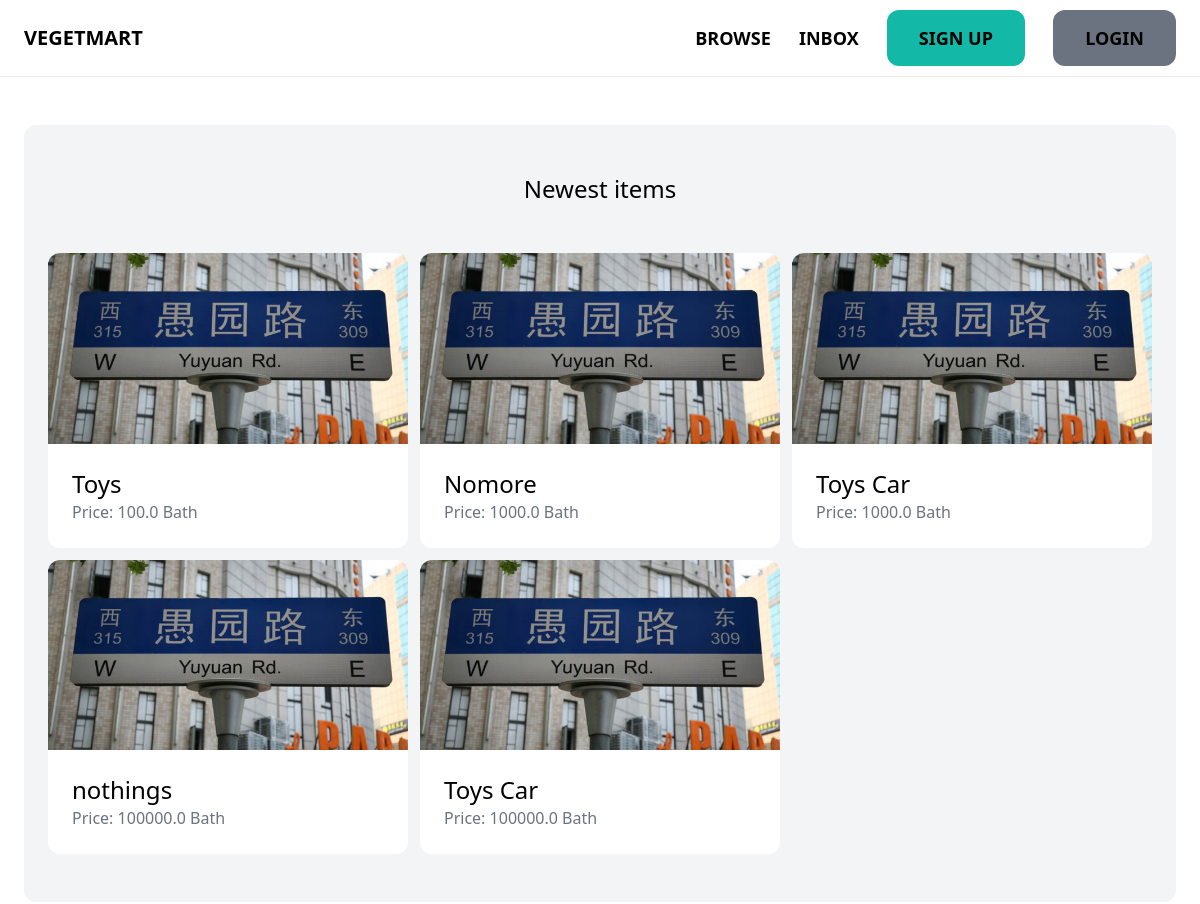
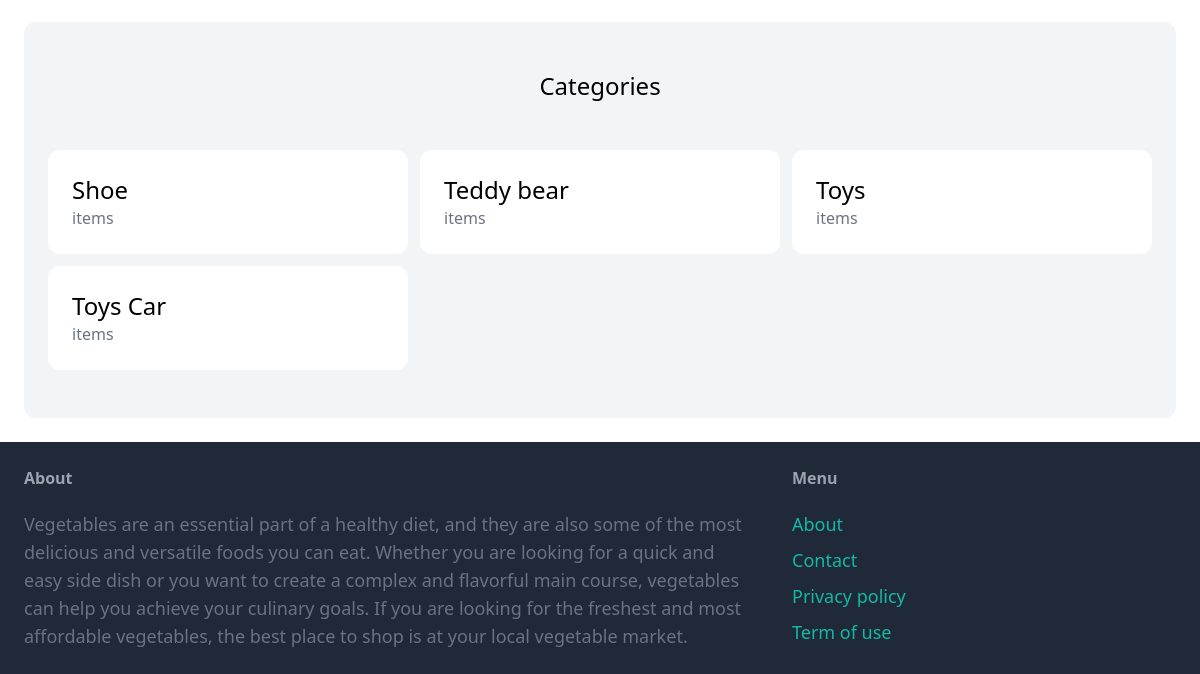
Before: / with the older database file (2 pictures, top to bottom).
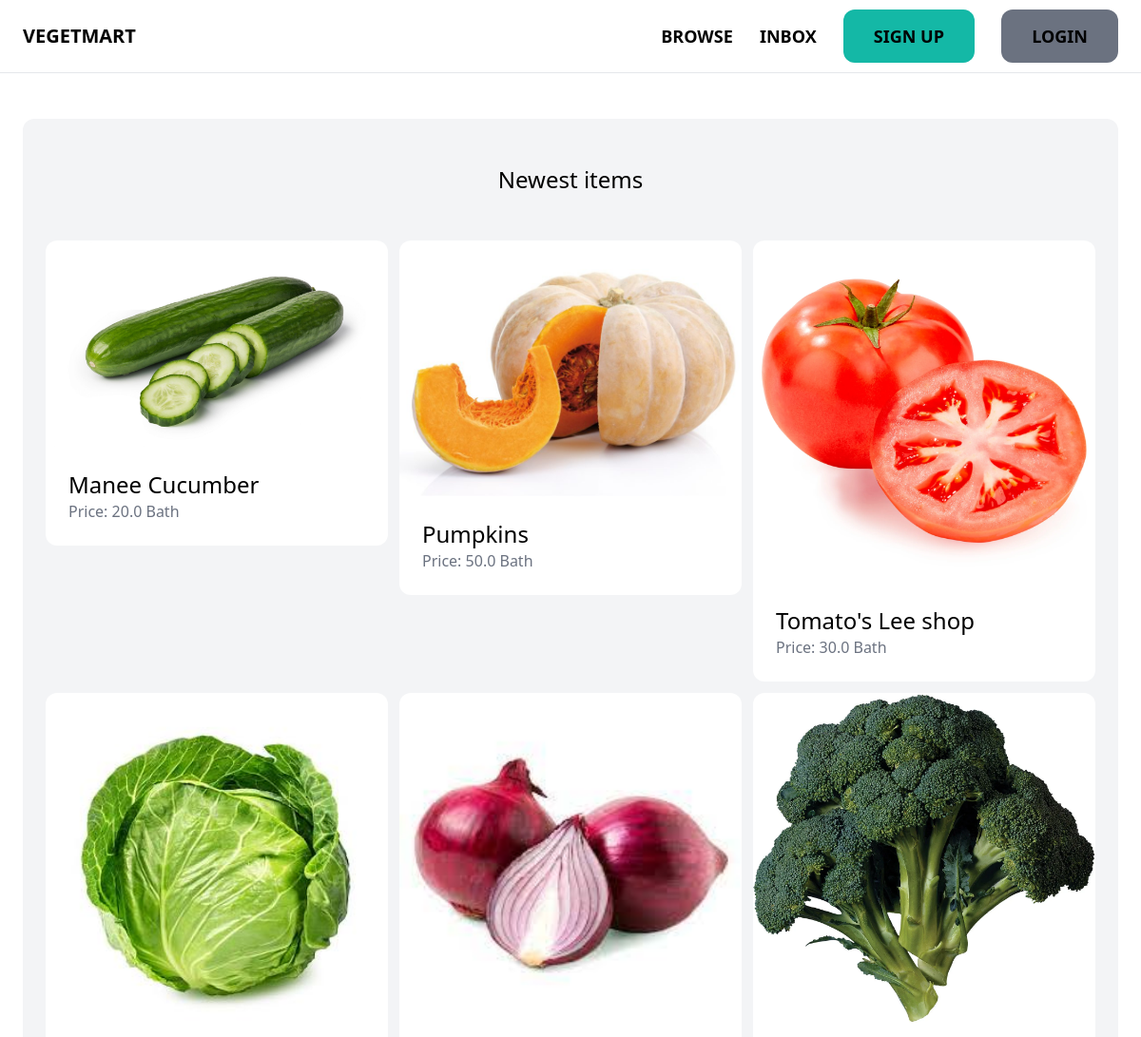
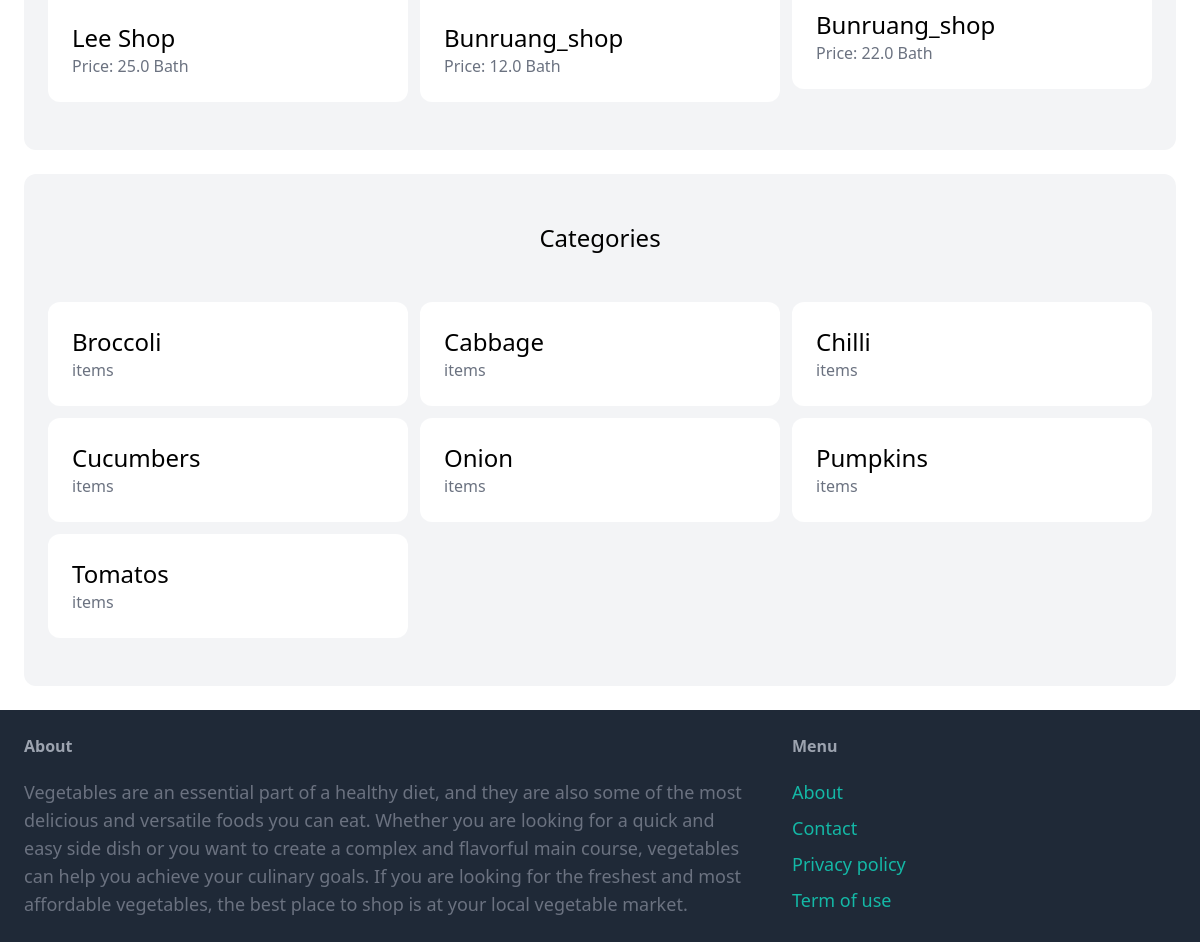
After: the same page with the newer database file (2 pictures, top to bottom).
### item/models.py (models this page shows, shortened)
class Item(models.Model):
    category = models.ForeignKey(Category, related_name='item', on_delete=models.CASCADE)
    name = models.CharField(max_length=255)
    description = models.TextField(blank=True, null=True)
    price = models.FloatField()
    image = models.ImageField(upload_to='item_images', blank=True, null=True) # need config to setting.py UPLOAD
    is_sold = models.BooleanField(default=False)
    created_by = models.ForeignKey(User, related_name='items', on_delete=models.CASCADE)
    created_at = models.DateTimeField(auto_created=True, auto_now_add=True)

class Category(models.Model):
    name = models.CharField(max_length=255)
    class Meta:
        ordering = ('name',)
        verbose_name_plural = 'Categories'

### core/views.py (the view)
# urls.py: path('', views.index, name='index'),
def index(request):
    items = Item.objects.filter(is_sold=False)[0:6]
    categories = Category.objects.all()
    return render(request, 'core/index.html', {
        'categories': categories,
        'items': items,
    })

### core/templates/core/index.html (shortened to what this page needs)
{% extends 'core/base.html' %}
{% block content %}
    <div class="mt-6 px-6 py-12 bg-gray-100 rounded-xl">
        <h2 class="mb-12 text-2xl text-center">Newest items</h2>
        <div class="grid grid-cols-3 gap-3">
            {% for item in items %}
                <div>
                    <a href="{% url 'item:detail' item.id %}">
                        <div>
                            <img src="{{ item.image.url }}" class="w-full rounded-t-xl">
                        </div>
                        <div class="p-6 bg-white rounded-b-xl">
                            <h2 class="text-2xl">{{ item.name }}</h2>
                            <p class="text-gray-500">Price: {{ item.price }} Bath</p>
                        </div>
                    </a>
                </div>
            {% endfor %}
        </div>
    </div>
    <div class="mt-6 px-6 py-12 bg-gray-100 rounded-xl">
        <h2 class="mb-12 text-2xl text-center"> Categories</h2>
        <div class="grid grid-cols-3 gap-3">
            {% for category in categories %}
                <div>
                    <a href="#">
                        <div class="p-6 bg-white rounded-xl">
                            <h2 class="text-2xl">{{ category.name }}</h2>
                            <p class="text-gray-500">{{ category.items.count }} items</p>
                        </div>
                    </a>
                </div>
            {% endfor %}
        </div>
    </div>
{% endblock %}

Changed rows visible on the page:
removed Item: image (picture), name "Toys", price "100.0"
removed Item: image (picture), name "Nomore", price "1000.0"
removed Item: image (picture), name "Toys Car", price "1000.0"
removed Item: image (picture), name "nothings", price "100000.0"
removed Item: image (picture), name "Toys Car", price "100000.0"
removed Category: name "Shoe"
removed Category: name "Teddy bear"
removed Category: name "Toys"
removed Category: name "Toys Car"
added Item: image (picture), name "Manee Cucumber", price "20.0"
added Item: image (picture), name "Pumpkins", price "50.0"
added Item: image (picture), name "Tomato's Lee shop", price "30.0"
added Item: image (picture), name "Lee Shop", price "25.0"
added Item: image (picture), name "Bunruang_shop", price "12.0"
added Item: image (picture), name "Bunruang_shop", price "22.0"
added Category: name "Broccoli"
added Category: name "Cabbage"
added Category: name "Chilli"
added Category: name "Cucumbers"
added Category: name "Onion"
added Category: name "Pumpkins"
added Category: name "Tomatos"
